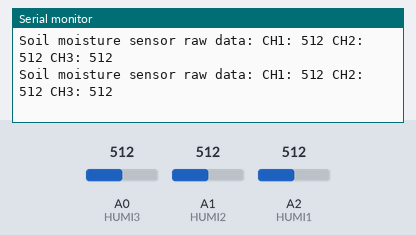
Simulated run of this sketch. Board: Arduino Uno, built with avr-gcc and run on an emulated ATmega328P. On the bench: the last lines printed to the serial monitor. Inputs (shaded band) come from the test bench; at power-on: A0 (HUMI3) = 512, A1 (HUMI2) = 512, A2 (HUMI1) = 512.

Above: at 1.8 s.
1.9 s: A0 (HUMI3) set to 716
At 2.8 s:
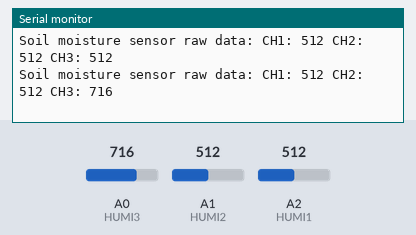
3.4 s: A1 (HUMI2) set to 716
At 4.4 s:
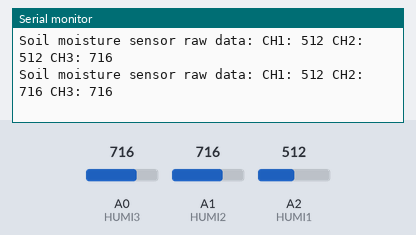
4.9 s: A2 (HUMI1) set to 716
At 5.8 s:
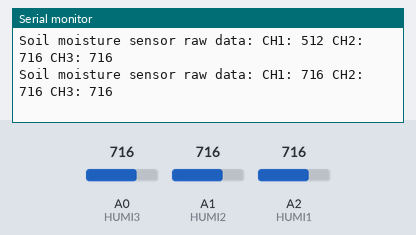
6.4 s: A0 (HUMI3) set to 900
At 7.7 s:
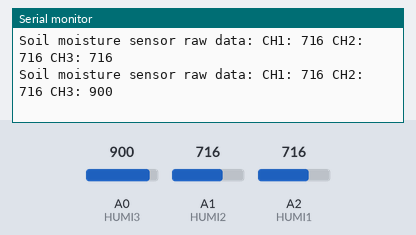
7.9 s: A1 (HUMI2) set to 900
At 8.8 s:
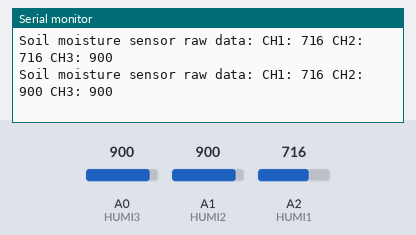
9.4 s: A2 (HUMI1) set to 900
At 10.4 s:
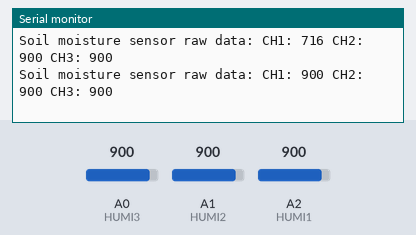
Timing chart, 0 to 11.9 s (numbered marks = the images above; inputs shaded):
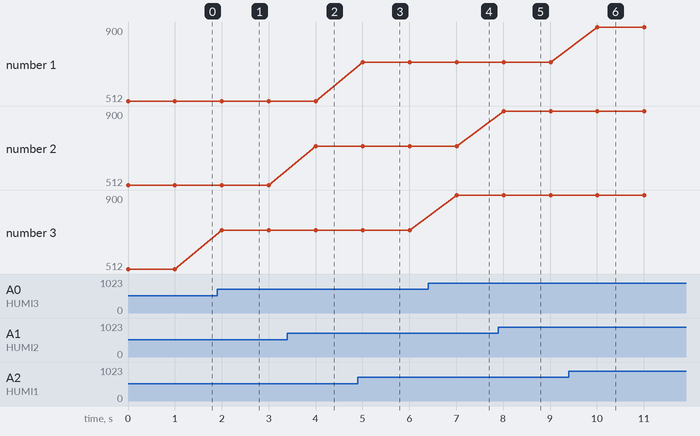

The sketch:

Basic_2_reading_analog_data_soil_moisture_sensor.ino
```cpp
#define HUMI3 A0
#define HUMI2 A1
#define HUMI1 A2


void setup() {
   Serial.begin(9600);

}

void loop() {
   int HUMI1_Raw_data = analogRead(HUMI1);
   int HUMI2_Raw_data = analogRead(HUMI2);
   int HUMI3_Raw_data = analogRead(HUMI3);

   Serial.print("Soil moisture sensor raw data: ");
   Serial.print("CH1: ");
   Serial.print(HUMI1_Raw_data);
   Serial.print(" CH2: ");
   Serial.print(HUMI2_Raw_data);
   Serial.print(" CH3: ");
   Serial.println(HUMI3_Raw_data);
   delay(1000);
}
```

Measured:
- after the input at 1.9 s, the serial monitor: prints a new line after 0.10 s (image 1)
- after the input at 3.4 s, the serial monitor: prints a new line after 0.61 s (image 2)
- after the input at 4.9 s, the serial monitor: prints a new line after 0.11 s (image 3)
- after the input at 6.4 s, the serial monitor: prints a new line after 0.61 s (image 4)
- after the input at 7.9 s, the serial monitor: prints a new line after 0.11 s (image 5)
- after the input at 9.4 s, the serial monitor: prints a new line after 0.61 s (image 6)
- plotted number 3: 512 → 716 after the input at 1.9 s, 716 → 900 after the input at 6.4 s
